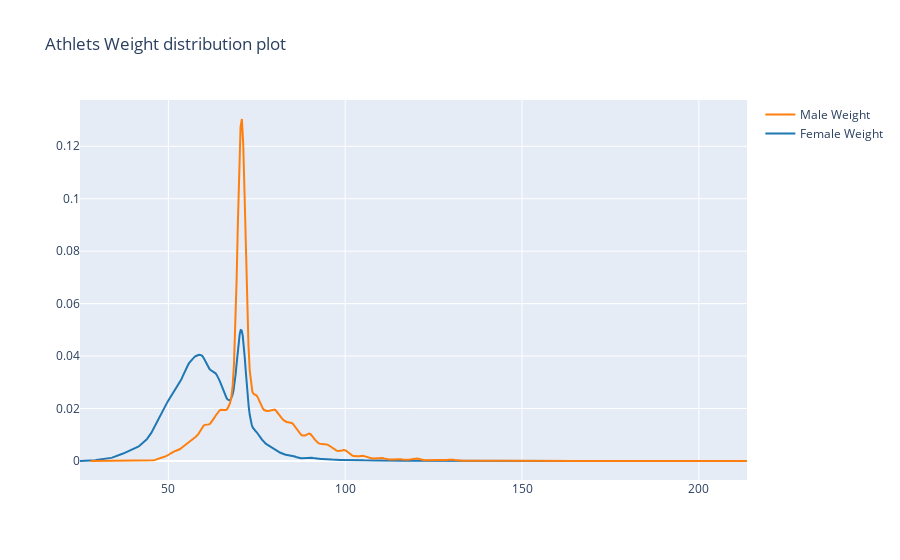

The code cell stored with this chart in its notebook:
### Code cell
female_w = summer[summer['Sex']=='F']['Weight']
male_w = summer[summer['Sex']=='M']['Weight']

hist_data = [female_w, male_w]
group_labels = ['Female Weight', 'Male Weight']

fig = ff.create_distplot(hist_data, group_labels, show_hist=False, show_rug=False)
fig['layout'].update(title='Athlets Weight distribution plot')
iplot(fig, filename='dist_only')

### Figure 1 — Plotly figure (JSON) as saved in the notebook; plotly's stock layout.template omitted (floating-point values rounded to 4 significant figures; data arrays with more than 128 entries replaced by an {"elided": "..."} marker saying what was removed)
{"data": [{"legendgroup": "Female Weight", "marker": {"color": "rgb(31, 119, 180)"}, "mode": "lines", "name": "Female Weight", "showlegend": true, "type": "scatter", "x": {"elided": "500 float values"}, "xaxis": "x", "y": {"elided": "500 float values"}, "yaxis": "y"}, {"legendgroup": "Male Weight", "marker": {"color": "rgb(255, 127, 14)"}, "mode": "lines", "name": "Male Weight", "showlegend": true, "type": "scatter", "x": {"elided": "500 float values"}, "xaxis": "x", "y": {"elided": "500 float values"}, "yaxis": "y"}], "layout": {"barmode": "overlay", "hovermode": "closest", "legend": {"traceorder": "reversed"}, "title": {"text": "Athlets Weight distribution plot"}, "xaxis": {"anchor": "y2", "domain": [0, 1], "zeroline": false}, "yaxis": {"anchor": "free", "domain": [0, 1], "position": 0}}}
